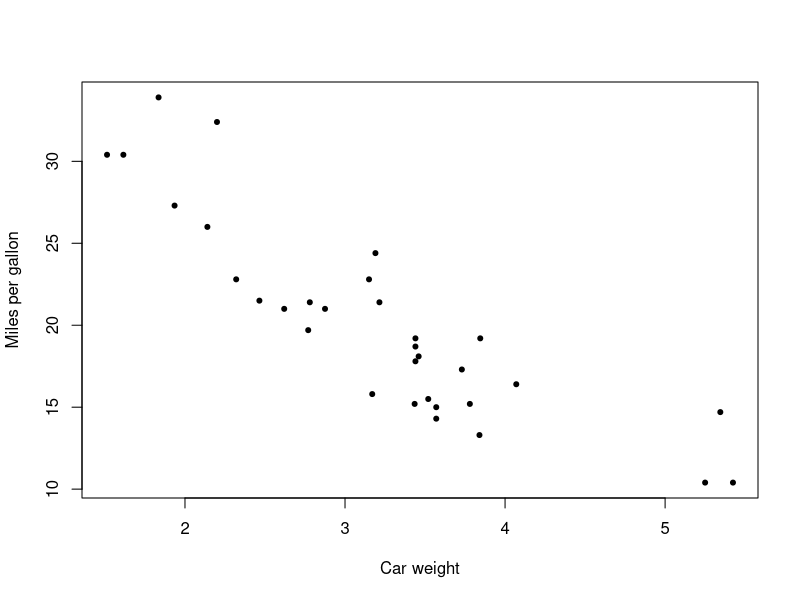
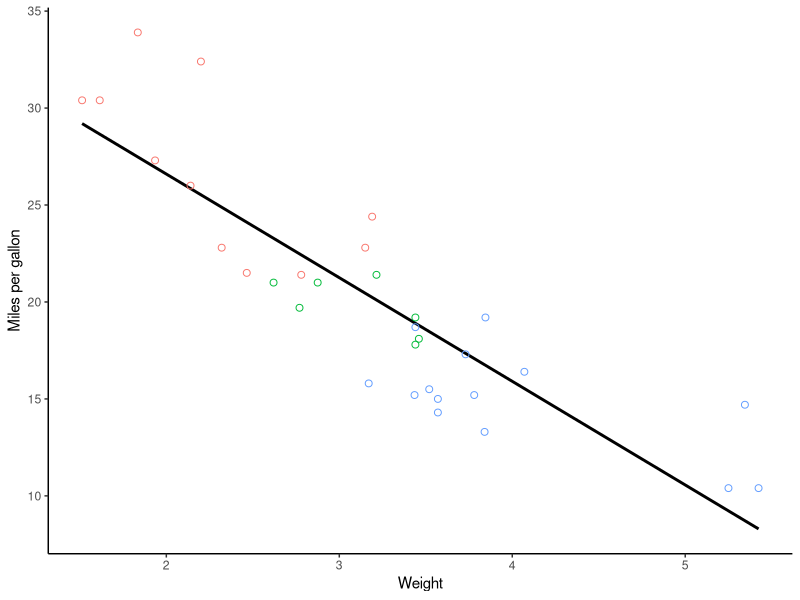

Here is the R script that generated these plots, in order:
## ---- chunk 1
library(tidyverse)
## ---- chunk 2
getwd()

datum <- read.csv("../general_notes/data/corr.csv",na.strings = "NA")

data("mtcars") # this accesses data that are pre-loaded into R
head(airquality)

data() # lists all of the datasets in the data package
## ---- chunk 3
plot(x = mtcars$wt, y = mtcars$mpg,
     xlab = "Car weight",
     ylab = "Miles per gallon",
     font.lab = 6,
     pch = 20
     )
## ---- chunk 4
mtcars %>%
  ggplot() +
  geom_smooth(aes(x = wt, y = mpg), method = lm, se = FALSE, color = "black") +
  geom_point(aes(x = wt, y = mpg, color = as.factor(cyl)), size = 2, pch = 21) +
  theme_classic() +
  theme(legend.position = "NULL") +
  xlab("Weight") +
  ylab("Miles per gallon")
  
  
